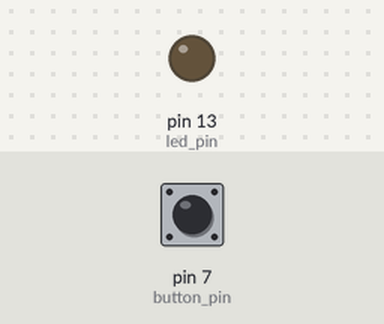
This sketch was run on a simulated Arduino Uno, built with avr-gcc and run on an emulated ATmega328P. Shown: output pins drawn as LEDs (lit = HIGH). Inputs (shaded band) come from the test bench; at power-on: pin 7 (button_pin) HIGH.

Above: at 1.2 s.
1.3 s: pin 7 (button_pin) pulled LOW for 0.15 s
At 1.37 s:
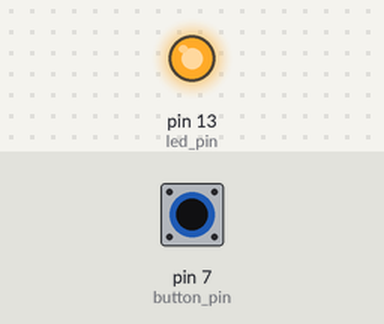
2.9 s: pin 7 (button_pin) pulled LOW for 3.2 s
At 6.8 s:
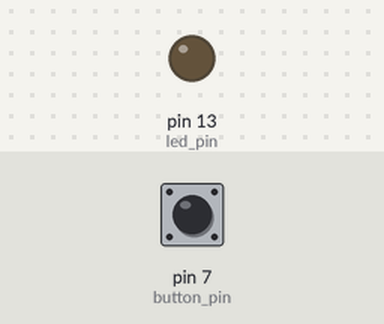
Timing chart, 0 to 8.3 s (numbered marks = the images above; inputs shaded):
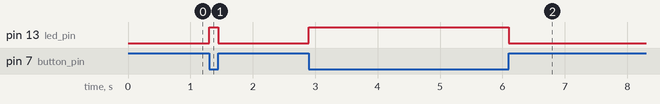

The sketch:

Simplearduino1.ino
```cpp
const int led_pin = 13;
const int button_pin = 7;
int button_state = 0;
void setup(){
  pinMode(led_pin , OUTPUT);
  pinMode(button_pin, INPUT_PULLUP);
  digitalWrite(led_pin , LOW);
}

void loop(){
  button_state = digitalRead( button_pin);

  if(button_state == LOW){
    digitalWrite(led_pin, HIGH);
  }else{
    digitalWrite(led_pin, LOW);
  }
}
```

Measured:
- after the input at 1.3 s, pin 13 (led_pin): LOW → HIGH at once, → LOW 0.15 s later
- after the input at 2.9 s, pin 13 (led_pin): LOW → HIGH at once, → LOW 3.2 s later
